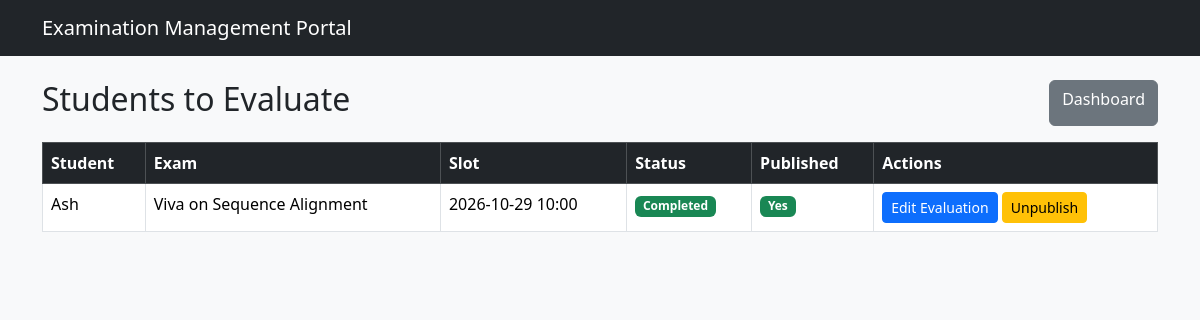
The app's page /examiner/evaluations (signed in) with its own data.
### models.py (models this page shows, shortened)
class Booking(db.Model):
    __tablename__ = 'bookings'
    id = db.Column(db.Integer, primary_key=True)
    student_id = db.Column(db.Integer, db.ForeignKey('users.id'), nullable=False)
    exam_id = db.Column(db.Integer, db.ForeignKey('exams.id'), nullable=False)
    slot_id = db.Column(db.Integer, db.ForeignKey('slots.id'), nullable=False)
    status = db.Column(db.String(20), default='Booked')  # Booked / Cancelled / Completed
    booked_at = db.Column(db.DateTime, default=datetime.utcnow)
    cancelled_at = db.Column(db.DateTime)
    published = db.Column(db.Boolean, default=False)  # results visible to student?
    student = db.relationship('User', backref='bookings')
    evaluations = db.relationship('Evaluation', backref='booking', lazy=True, cascade='all, delete-orphan')
    __table_args__ = (db.UniqueConstraint('student_id', 'exam_id', name='uq_student_exam'),)

class User(UserMixin, db.Model):
    __tablename__ = 'users'
    id = db.Column(db.Integer, primary_key=True)
    username = db.Column(db.String(80), unique=True, nullable=False)
    email = db.Column(db.String(120), unique=True, nullable=False)
    password_hash = db.Column(db.String(256), nullable=False)
    role = db.Column(db.String(20), nullable=False)  # 'admin', 'examiner', 'student'
    full_name = db.Column(db.String(120), nullable=False)
    created_at = db.Column(db.DateTime, default=datetime.utcnow)
    examiner_profile = db.relationship('ExaminerProfile', backref='user', uselist=False)

class Exam(db.Model):
    __tablename__ = 'exams'
    id = db.Column(db.Integer, primary_key=True)
    course_id = db.Column(db.Integer, db.ForeignKey('courses.id'), nullable=False)
    title = db.Column(db.String(150), nullable=False)
    exam_type = db.Column(db.String(30), nullable=False)  # Viva / Practical / Project Demo / Assessment
    status = db.Column(db.String(30), default='Draft')    # Draft / Slot Creation / Booking Open / Closed / Completed
    description = db.Column(db.Text)
    slot_creation_start = db.Column(db.DateTime)
    slot_creation_end   = db.Column(db.DateTime)
    booking_start       = db.Column(db.DateTime)
    booking_end         = db.Column(db.DateTime)
    created_at = db.Column(db.DateTime, default=datetime.utcnow)
    rubrics = db.relationship('Rubric', backref='exam', lazy=True, cascade='all, delete-orphan')
    slots   = db.relationship('Slot', backref='exam', lazy=True)
    bookings = db.relationship('Booking', backref='exam', lazy=True)
    assigned_examiners = db.relationship('ExamExaminer', backref='exam', lazy=True)

class Slot(db.Model):
    __tablename__ = 'slots'
    id = db.Column(db.Integer, primary_key=True)
    exam_id = db.Column(db.Integer, db.ForeignKey('exams.id'), nullable=False)
    examiner_id = db.Column(db.Integer, db.ForeignKey('users.id'), nullable=False)
    date = db.Column(db.Date, nullable=False)
    start_time = db.Column(db.Time, nullable=False)
    end_time = db.Column(db.Time, nullable=False)
    capacity = db.Column(db.Integer, nullable=False, default=1)
    status = db.Column(db.String(20), default='Available')  # Available / Full / Cancelled / Completed
    created_at = db.Column(db.DateTime, default=datetime.utcnow)
    examiner = db.relationship('User', backref='created_slots')
    bookings = db.relationship('Booking', backref='slot', lazy=True)

### routes/examiner.py (the view)
@examiner_bp.route('/evaluations')
@approved_examiner_required
def evaluations():
    bookings = Booking.query.join(Slot).filter(
        Slot.examiner_id == current_user.id,
        Booking.status.in_(['Booked', 'Completed'])
    ).order_by(Booking.booked_at.desc()).all()
    return render_template('examiner/evaluations.html', bookings=bookings)

### app.py (called while the page is built)
@login_manager.user_loader
def load_user(user_id):
    return User.query.get(int(user_id))

### templates/examiner/evaluations.html (shortened to what this page needs)
{% extends "base.html" %}
{% block content %}
<div class="d-flex justify-content-between mb-3">
  <h2>Students to Evaluate</h2>
  <a href="{{ url_for('examiner.dashboard') }}" class="btn btn-secondary">Dashboard</a>
</div>
<table class="table table-bordered table-hover">
  <thead class="table-dark">
    <tr>
      <th>Student</th>
      <th>Exam</th>
      <th>Slot</th>
      <th>Status</th>
      <th>Published</th>
      <th>Actions</th>
    </tr>
  </thead>
  <tbody>
    {% for b in bookings %}
    <tr>
      <td>{{ b.student.full_name }}</td>
      <td>{{ b.exam.title }}</td>
      <td>{{ b.slot.date }} {{ b.slot.start_time.strftime('%H:%M') }}</td>
      <td>
        <span class="badge {% if b.status == 'Completed' %}bg-success{% else %}bg-primary{% endif %}">
          {{ b.status }}
        </span>
      </td>
      <td>
        {% if b.published %}
          <span class="badge bg-success">Yes</span>
        {% else %}
          <span class="badge bg-secondary">No</span>
        {% endif %}
      </td>
      <td>
        <a href="{{ url_for('examiner.evaluate', booking_id=b.id) }}" class="btn btn-sm btn-primary">
          {{ 'Edit Evaluation' if b.evaluations else 'Evaluate' }}
        </a>
        {% if b.evaluations %}
          {% if not b.published %}
            <form action="{{ url_for('examiner.publish_result', booking_id=b.id) }}" method="POST" class="d-inline">
              <button class="btn btn-sm btn-success">Publish</button>
            </form>
          {% else %}
            <form action="{{ url_for('examiner.unpublish_result', booking_id=b.id) }}" method="POST" class="d-inline">
              <button class="btn btn-sm btn-warning">Unpublish</button>
            </form>
          {% endif %}
        {% endif %}
      </td>
    </tr>
    {% else %}
    <tr><td colspan="6" class="text-center">No students booked in your slots yet.</td></tr>
    {% endfor %}
  </tbody>
</table>
{% endblock %}

### records on screen
Booking: student.full_name "Ash", exam "Viva on Sequence Alignment", slot "2026-10-29", slot.start_time "10:00", status "Completed", published "Yes", evaluations "Edit Evaluation"
